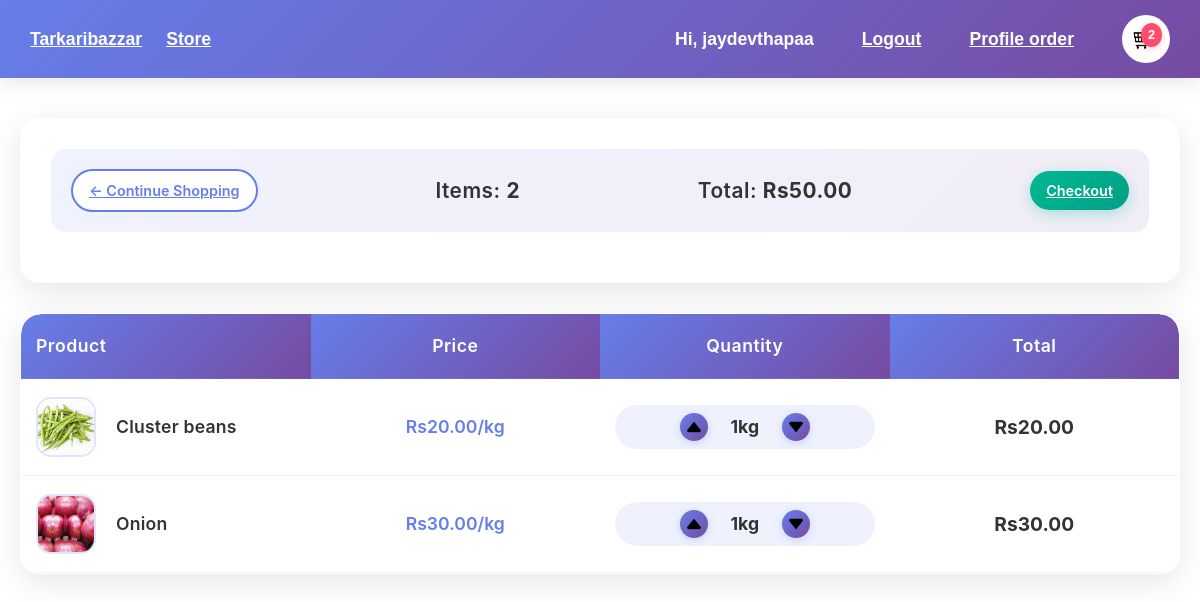
The page /cart/ (signed in) on the database as committed earlier.
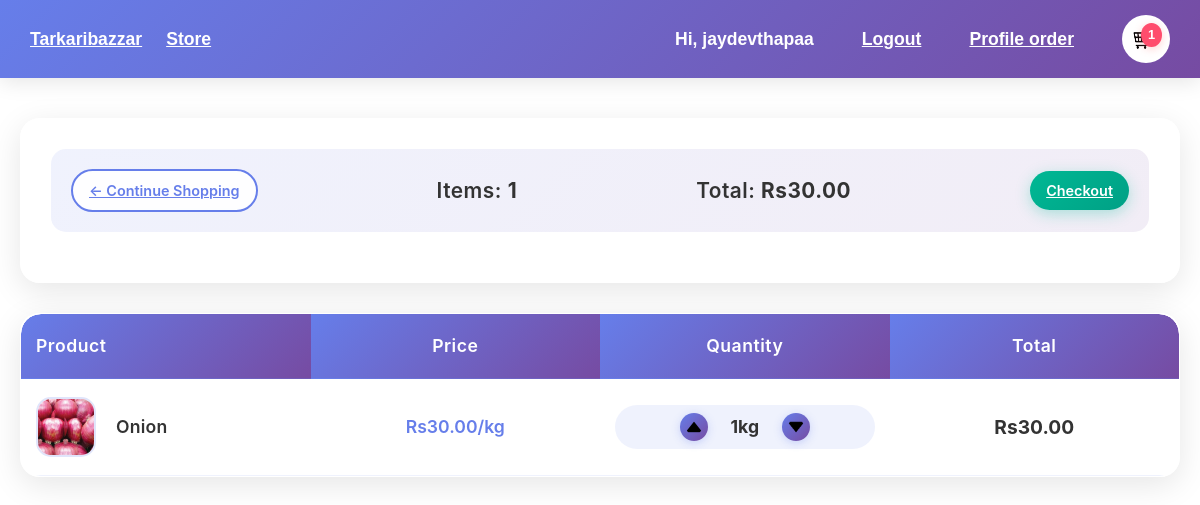
The same page on the database as committed later.
### store/models.py (models this page shows, shortened)
class Order(models.Model):
    customer = models.ForeignKey(Customer, on_delete=models.SET_NULL, blank=True, null=True)
    date_orderd = models.DateTimeField(auto_now_add=True)
    complete = models.BooleanField(default=False, null=True, blank=False)
    transaction_id = models.CharField(max_length=100, null=True, blank=True)
    ref_id = models.CharField(max_length=100, null=True, blank=True)
    payment_status = models.CharField(max_length=20, default='pending', choices=[
        ('pending', 'Pending'),
        ('processing', 'Processing'),
        ('shipped', 'Shipped'),
        ('delivered', 'Delivered'),
        ('completed', 'Completed'),
        ('failed', 'Failed'),
        ('cancelled', 'Cancelled'),
    ])
    payment_error = models.TextField(null=True, blank=True)
    esewa_payment_id = models.CharField(max_length=100, null=True, blank=True)
    esewa_merchant_id = models.CharField(max_length=100, null=True, blank=True)
    payment_method = models.CharField(max_length=20, default='esewa', choices=[
        ('esewa', 'eSewa'),
        ('cod', 'Cash on Delivery'),
    ])
    @property
    def get_cart_total(self):
        orderitems = self.orderitem_set.all()
        total = sum([item.get_total for item in orderitems])
        return total
    @property
    def get_cart_items(self):
        orderitems = self.orderitem_set.all()
        total = len([item for item in orderitems if item.product is not None])
        return total

class OrderItem(models.Model):
    product=models.ForeignKey(Product,on_delete=models.SET_NULL,blank=True,null=True)
    order=models.ForeignKey(Order,on_delete=models.SET_NULL,blank=True,null=True)
    quantity=models.IntegerField(default=0,null=True,blank=True)
    date_added=models.DateTimeField(auto_now_add=True)
    @property
    def get_total(self):
        if self.product is None:
            return 0
        total = self.product.price * self.quantity
        return total

class Product(models.Model):
    name= models.CharField(max_length=100, null=True)
    price = models.DecimalField(max_digits=10, decimal_places=2, default=0.00)
    digital=models.BooleanField(default=False, null=True, blank=False)
    image=models.ImageField(null=True,blank=True)
    @property
    def imageURL(self):
        try:
            url= self.image.url
        except:
            url=''
        return url

### store/views.py (the view)
# urls.py: path('cart/', views.cart, name="cart"),
@login_required
def cart(request):
    customer, _ = Customer.objects.get_or_create(user=request.user)
    order, _ = Order.objects.get_or_create(customer=customer, complete=False)
    items = [i for i in order.orderitem_set.all() if i.product]
    return render(request, 'store/cart.html', {
        'items': items, 'order': order, 'cartItems': order.get_cart_items
    })

### store/templates/store/cart.html
{% extends 'store/main.html' %}
{% load static %}
{% block content %}
<link rel="stylesheet" type="text/css" href="{% static 'css/main.css' %}">
<div class="row">
    <div class="col-lg-12">
        <div class="box-element">
            <div class="cart-summary">
                <a class="btn btn-outline-dark" href="{% url 'store' %}">&#x2190; Continue Shopping</a>
                <h5>Items: <strong>{{order.get_cart_items}}</strong></h5>
                <h5>Total: <strong>Rs{{order.get_cart_total}}</strong></h5>
                <a class="btn btn-success" href="{% url 'checkout' %}">Checkout</a>
            </div>
        </div>
        <div class="cart-container">
            <div class="cart-items-container">
                <table class="cart-table">
                    <thead>
                        <tr>
                            <th class="product-col">Product</th>
                            <th class="price-col">Price</th>
                            <th class="qty-col">Quantity</th>
                            <th class="total-col">Total</th>
                        </tr>
                    </thead>
                    <tbody>
                        {% if items %}
                            {% for item in items %}
                            <tr class="cart-row">
                                <td class="product-col">
                                    <div class="product-content">
                                        <img class="row-image" src="{{item.product.imageURL}}" alt="{{item.product.name}}">
                                        <span class="product-name">{{item.product.name}}</span>
                                    </div>
                                </td>
                                <td class="price-col">
                                    <span class="price">Rs{{item.product.price}}/kg</span>
                                </td>
                                <td class="qty-col">
                                    <div class="quantity-controls">
                                        <img data-product={{item.product.id}} data-action="add" class="chg-quantity update-cart" src="{% static 'css/images/arrowup.png'%}" alt="Increase" title="Increase quantity">
                                        <span class="quantity-display">{{item.quantity}}kg</span>
                                        <img data-product={{item.product.id}} data-action="remove" class="chg-quantity update-cart" src="{% static 'css/images/arrowdown.png'%}" alt="Decrease" title="Decrease quantity">
                                    </div>
                                </td>
                                <td class="total-col">
                                    <span class="total-price">Rs{{item.get_total}}</span>
                                </td>
                            </tr>
                            {% endfor %}
                        {% else %}
                            <tr><td colspan="4"><div class="empty-cart">Your cart is empty. <a href="{% url 'store' %}">Start shopping!</a></div></td></tr>
                        {% endif %}
                    </tbody>
                </table>
            </div>
        </div>
    </div>
</div>
{% endblock content %}

### store/templates/store/main.html (shortened to what this page needs)
<!DOCTYPE html>
{% load static %}
<html lang="en">
<head>
    <link rel="stylesheet" href="{% static 'css/main.css' %}">
</head>
<body>
<nav class="navbar custom-navbar">
    <div class="navbar-left">
        <a class="navbar-brand" href="/">Tarkaribazzar</a>
        <a class="nav-link" href="/">Store</a>
    </div>
    <div class="navbar-right">
        {% if user.is_authenticated %}
            <span class="nav-link">Hi, {{ user.username }}</span>
            <a class="nav-link" href="{% url 'logout' %}">Logout</a>
            <a class="nav-link" href="{% url 'profile' %}">Profile order</a>
        {% else %}
            <a class="nav-link" href="{% url 'login' %}">Login as User</a>
            <a class="nav-link" href="/adminpanel/">Login as Admin</a>
        {% endif %}
        <a class="cart-circle" href="{% url 'cart' %}">
            <span class="cart-badge">{{ cartItems }}</span>
        </a>
    </div>
</nav>
<div class="main-content">
    {% block content %}
    {% endblock content %}
</div>
</body>
</html>

Rows that differ between the two databases and show on the page:
removed Order: get_cart_items "2", get_cart_total "50.00"
removed OrderItem: product.imageURL (picture), product.name "Cluster beans", product.price "20.00", quantity "1", get_total "20.00"
added Order: get_cart_items "1", get_cart_total "30.00"
Other text that changed with them:
{{ cartItems }}: "2" → "1"
